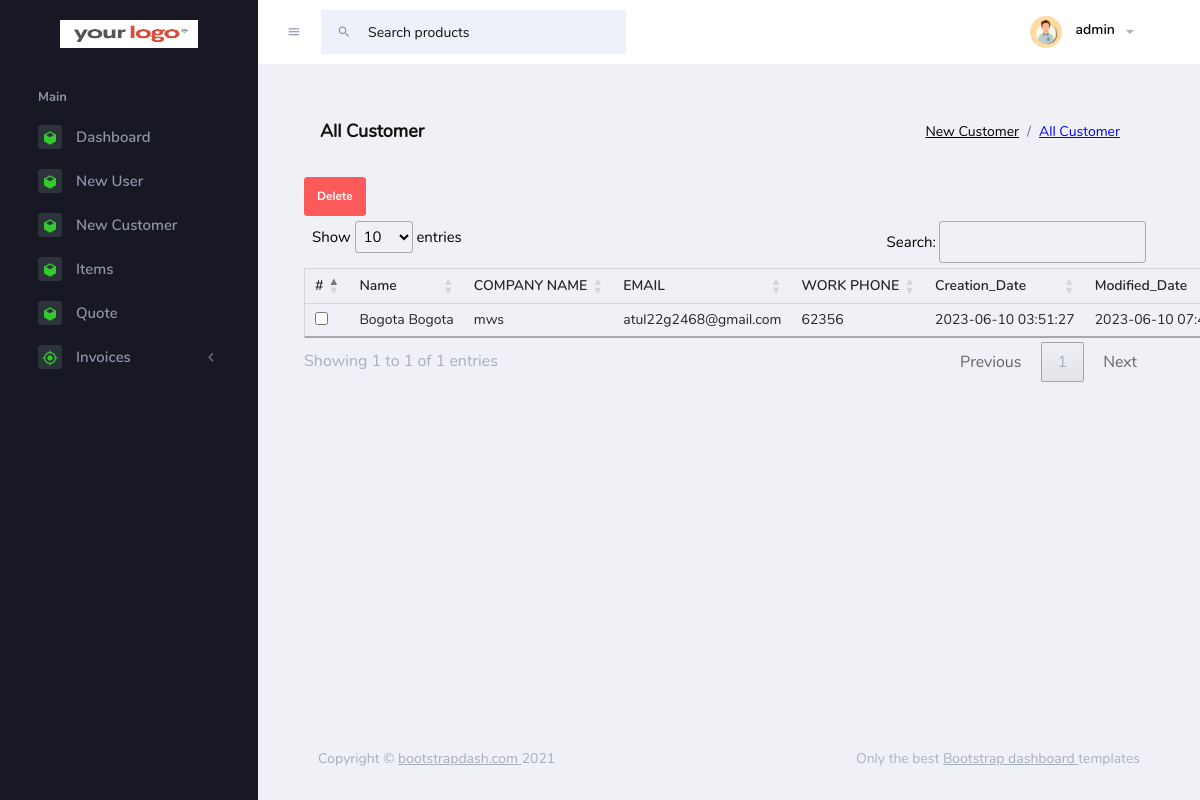
/pages/customer/allCustomer.php (signed in), run on the app's committed database.
### tables this page shows
CREATE TABLE IF NOT EXISTS `dashboard2_customers` (
  `customerId` int NOT NULL AUTO_INCREMENT,
  `user_id` int NOT NULL,
  `customerType` varchar(255) NOT NULL,
  `salutation` varchar(255) NOT NULL,
  `firstName` varchar(255) NOT NULL,
  `lastName` varchar(255) NOT NULL,
  `customerPhone` varchar(255) NOT NULL,
  `customerEmail` varchar(255) NOT NULL,
  `companyName` varchar(255) NOT NULL,
  `Website` varchar(255) NOT NULL,
  `Creation_Date` timestamp NOT NULL DEFAULT CURRENT_TIMESTAMP,
  `Modified_Date` timestamp NOT NULL DEFAULT CURRENT_TIMESTAMP,
  PRIMARY KEY (`customerId`)
);

### pages/database/customers/allCustomers.php (the view)
<?php
include(dirname(__FILE__)."/../dbconnect.php");
$id = $_SESSION['userID'];
$sql2 = "select * from dashboard2_customers WHERE `user_id`='$id'";
$result = mysqli_query($conn,$sql2);
while ($row = $result->fetch_assoc()) {
    echo "
            <tr>
                <td><input type='checkbox' name='mdeleteIdCus[]' value='" .  $row["customerId"] . "'></td>
                <td>" . ucfirst($row["firstName"]) ."&nbsp;". ucfirst($row["lastName"]) ."</td>
                <td>" . $row["companyName"] . "</td>
                <td>" . $row["customerEmail"] . "</td>
                <td>" . $row["customerPhone"] . "</td>
                <td>" . $row["Creation_Date"] . "</td>
                <td>" . $row["Modified_Date"] . "</td>
                <td>
                <a href='#'>
                    <i id='".$row["customerId"]."' class='fa-solid fa-pen-to-square Customersedit' style='color: #0fff4b;'></i>
                </a>
                <a href='#'>
                <i id='".$row["customerId"]."'class='fa-solid fa-trash Customerdeletes' style='color: #ff0000;'></i>
                </a>
                </td>
            </tr>
                ";
}
?>

### assets/css/custom_style.css (style rules this page uses)
:root { --dark-bg-color: #434343; --dark-text-color: #fff; }
input { padding: 10px !important; }
html, body { margin: 0; padding: 0; height: 100%; width: 100%; }

### data on the page
dashboard2_customers: firstName "Bogota", lastName "Bogota", companyName "mws", customerEmail "atul22g2468@gmail.com", customerPhone "62356", Creation_Date "2023-06-10 03:51:27", Modified_Date "2023-06-10…"

### other printed values
$_SESSION['username'] "admin"
